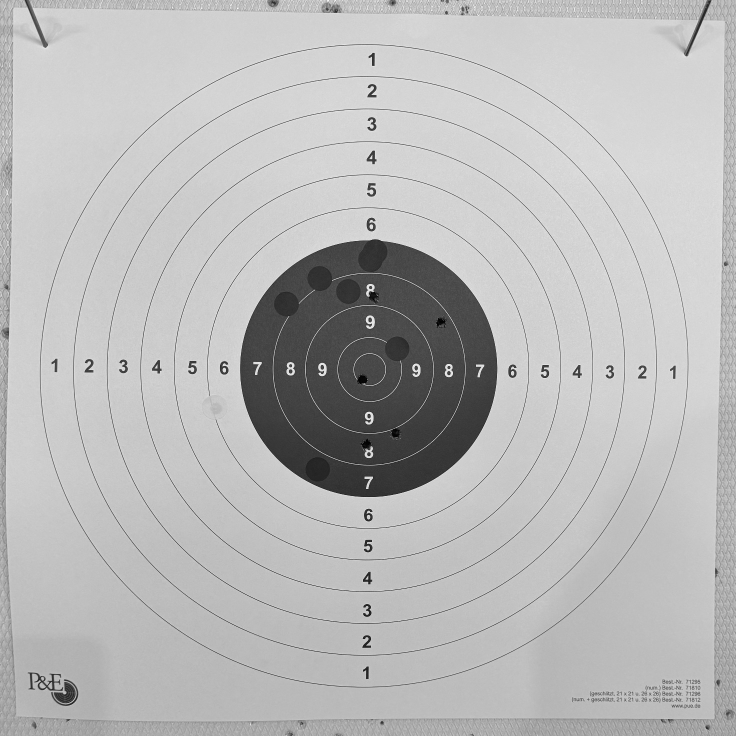
#> input picture apps/mobile/android/core/model/src/test/resources/hits/IMG_0684.jpg, 1472 x 1472 px (shown at 1/2 size)
$ python rectify.py --input ../../apps/mobile/android/core/model/src/test/resources/hits
#> lines starting #> are read from the running program, lines starting #| are printed output that depends on the picture; after the words box and inside, x2 and y2 are one past the last pixel; in counts of white or black regions, pixels touching at a corner belong together
"""Find the target in a photo, rectify it, and report how well that worked.

Run this over a folder of real photos BEFORE writing any on-device code. It
answers three questions that would otherwise only surface in the finished app:

1. Does the segmentation hold across your target types, lighting and cameras?
2. How oblique are real photos — does the orthographic approximation carry, or
   is the full homography needed from the start?
3. Which images fail, and why?

It is also the reference the Kotlin `TargetLocator` will be cross-checked
against, and it produces the rectified crops that the hit detector is annotated
and trained on. See ml/NOTES-real-targets.md for what real sheets look like.

The method, and why it is not a neural network:

    A circle photographed at an angle is an ellipse. The black aiming mark is
    the highest-contrast feature on any target and its physical diameter is
    known exactly per target type. Fitting an ellipse to its outer edge yields
    centre, scale (px→mm) and perspective in one step — deterministically, with
    no training data. ML is for telling holes from patches, later, on the
    rectified crop.

Two details that real photos forced (both in NOTES-real-targets.md):

    * The aiming mark is an ANNULUS: ring 10 is printed light inside it. The fit
      must use the OUTER contour — fitting the inner one is wrong by a factor of
      four in scale.
    * The backstop behind the target is itself full of dark bullet holes, and
      there are dark surfaces all around. A global threshold happily finds those
      instead, which is why the search is restricted to the largest bright
      quadrilateral (the sheet) when one can be found.

Usage:
    python scripts/rectify.py --input ~/scheiben --out data/rectified --report
"""

from __future__ import annotations

import argparse
import json
import math
from dataclasses import asdict, dataclass, replace
from pathlib import Path

import cv2
import numpy as np

#: Longest edge the analysis runs at. Full-resolution phone photos cost time and
#: buy nothing: the aiming mark is hundreds of pixels across either way.
WORK_SIZE = 1024

#: Side length of the rectified crop. Square, centred on the target, so every
#: image the detector ever sees is in the same frame.
#:
#: 1600 and not 640: at 640 a 9 mm hole is ten pixels across and a 4.5 mm
#: diabolo five — too little for the hit detector and for a human placing a shot
#: by hand (NOTES-real-targets.md §9). The crop is warped from the ORIGINAL
#: photo, not from the downscaled working copy, so those pixels carry real
#: detail instead of interpolation.
#:
#: 1472 over a 1.15 frame is 2.56 pixels per millimetre, and that RESOLUTION is
#: what actually matters — it was picked by scoring the hit detector at each size
#: against hits-truth.json. Coarser loses holes; FINER loses precision, because
#: paper grain and JPEG noise start resolving into blobs the size of a small
#: hole. Both directions were measured (score_hits.py). So when the frame below
#: changed from 1.25 to 1.15 this had to follow it, or the crop would silently
#: have become finer at 2.78.
CROP_SIZE = 1472

#: How much of the scoring radius the crop covers. Over 1.0 so that ring 1 and
#: the paper around it stay inside the frame.
#:
#: 1.15 puts the frame at 575 mm across, which sits ENTIRELY within a 600 mm
#: sheet: no backstop in the crop, whatever is behind the target. At 1.25 the
#: frame was 625 mm and a strip of whatever the sheet hangs on was in every
#: picture — 12 mm a side by construction, and more once the sheet is tilted.
#: Ring 1 ends at 500 mm, so nothing scoreable is lost.
#:
#: Must equal `TargetGeometry.FRAME_TO_SCORING` in the Android app, which draws
#: its rings in the same frame and lays this crop underneath them. They were
#: 1.15 here and 1.25 there once already, which quietly meant the reference
#: implementation and the app were measuring different pictures.
CROP_MARGIN = 1.15

#: Diameter of the scoring area — ring 1 — of the target being scanned. The
#: crop is scaled so this fits it, which is what makes a crop pixel a known
#: number of millimetres (see `px_per_mm`).
SCORING_MM = 500.0

#: Aiming mark diameter as a fraction of ring 1, for the target being scanned.
#: Scheibe Nr. 5: 200 mm black on a 500 mm scoring area.
#:
#: The fit measures the MARK, but the crop has to frame the whole SCORING AREA —
#: scaling straight off the mark cropped everything outside ring 6 away, taking
#: real hits with it. Different targets have different ratios (air rifle is
#: 30.5/45.5), which is why it is a parameter and not a constant.
DEFAULT_BLACK_RATIO = 200.0 / SCORING_MM

#: Below this the ellipse is too oblique for the orthographic approximation and
#: the shot positions start to drift. Mirrors the app's warning threshold.
OBLIQUE_WARN = 0.80

#: Plausible aiming mark diameter as a fraction of the sheet's width. Wide
#: enough for every standard target (Scheibe Nr. 5 sits near 0.36, air rifle
#: near 0.18) and narrow enough to reject the backstop behind the sheet.
MIN_MARK_OF_SHEET = 0.08
MAX_MARK_OF_SHEET = 0.65

#: How far the paper's brightness may fall before the sheet is taken to have
#: ended. Well below the paper, because a sheet is never evenly lit; well above
#: the grey of a backstop.
SHEET_EDGE_OF_PAPER = 0.72

#: How many directions the sheet's edge is probed in, and how far out — in
#: multiples of the aiming mark's radius. The sheet measures three mark radii to
#: its edge and 4.2 to its corners, so five leaves room for an oblique photo.
SHEET_RAYS = 180
SHEET_REACH = 5.0

#: A ray that got much further than the rest went through a gap in the edge. The
#: corners of a square legitimately reach 1.41 times the edge distance, so the
#: bar has to sit above that or it cuts the corners off — measured, that alone
#: shrank the sheet by eight per cent.
SHEET_RAY_TRIM = 1.7

IMAGE_SUFFIXES = {".jpg", ".jpeg", ".png", ".heic", ".webp", ".bmp"}


@dataclass
class TargetFit:
    """Where the target is in the (downscaled) image."""

    cx: float
    cy: float
    #: Semi-axes in pixels, major first.
    major: float
    minor: float
    #: Rotation of the MAJOR axis in degrees — not OpenCV's raw `fitEllipse`
    #: angle, which describes the width axis whether or not that is the longer.
    angle: float
    #: minor/major. 1.0 is dead-on; lower means more oblique.
    circularity: float
    #: How the mark was found, for the report.
    method: str

    @property
    def oblique(self) -> bool:
        return self.circularity < OBLIQUE_WARN


@dataclass
class Result:
    image: str
    ok: bool
    reason: str | None = None
    fit: dict | None = None  # type: ignore[type-arg]


def px_per_mm(size: int = CROP_SIZE, scoring_mm: float = SCORING_MM) -> float:
    """Pixels per millimetre in a rectified crop of the given side length."""
    return size / (CROP_MARGIN * scoring_mm)


def load_full(path: Path) -> np.ndarray:
    """Read an image at its original resolution, as grayscale."""
    data = np.fromfile(str(path), dtype=np.uint8)
    image = cv2.imdecode(data, cv2.IMREAD_COLOR)
#> image is the input picture: shape (1472, 1472, 3); min 0, max 255, mean 185.3
    if image is None:
        raise ValueError("unreadable")
    return cv2.cvtColor(image, cv2.COLOR_BGR2GRAY)


def downscale(gray: np.ndarray) -> tuple[np.ndarray, float]:
    """The working copy of an image, and the factor it was scaled by."""
    longest = max(gray.shape[:2])
#> longest = 1472
    scale = WORK_SIZE / longest if longest > WORK_SIZE else 1.0
#> scale = 0.696
    if scale == 1.0:
        return gray, 1.0
    return cv2.resize(gray, None, fx=scale, fy=scale, interpolation=cv2.INTER_AREA), scale


def load_gray(path: Path) -> tuple[np.ndarray, float]:
    """Read an image, downscale it, return grayscale and the scale factor."""
    return downscale(load_full(path))


def locate(path: Path) -> tuple[np.ndarray, TargetFit] | None:
    """Find the target, and hand back the ORIGINAL photo alongside the fit.

    Searching runs on the downscaled copy — the aiming mark is hundreds of
    pixels across either way — but the crop must be warped from the full
    resolution, or the extra pixels of a large crop are interpolation rather
    than detail. The returned fit is therefore expressed in the original's pixels.
    """
    full = load_full(path)
    gray, scale = downscale(full)
#> scale = 0.696
    fit = find_aiming_mark(gray, find_sheet(gray))
    if fit is None:
        # The sheet mask can be wrong (bright wall, overexposed backstop).
        # Worth one retry without it before calling the image a failure.
        fit = find_aiming_mark(gray, None)
    if fit is None:
        return None

    if scale != 1.0:
        fit = replace(
            fit,
            cx=fit.cx / scale,
            cy=fit.cy / scale,
            major=fit.major / scale,
            minor=fit.minor / scale,
        )
    return full, fit


def find_sheet(gray: np.ndarray) -> np.ndarray | None:
    """The bright paper as a mask, if a plausible one stands out.

    Not for measuring — sheet formats vary by manufacturer while the aiming mark
    is standardised, so the SCALE always comes from the mark. This only narrows
    where to look, which is what keeps a bullet-riddled backstop from winning.
    """
    blurred = cv2.GaussianBlur(gray, (7, 7), 0)
    level, bright = cv2.threshold(blurred, 0, 255, cv2.THRESH_BINARY + cv2.THRESH_OTSU)
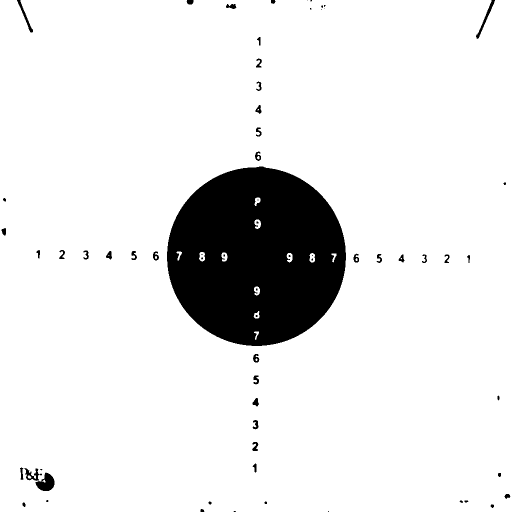
#> bright: shape (1024, 1024) (shown at 1/2 size); 90% white; 68 black regions (22 under 20 px), largest, box (x1, y1, x2, y2) and area: (334, 333, 692, 692) 98788, (71, 945, 109, 982) 856, (952, 0, 990, 78) 454
#> level = 134

    # A second split, over the bright side only. One Otsu pass separates
    # "target and backstop" from "dark surroundings" — and the backstop is a
    # grey foam board, so it lands on the bright side together with the paper.
    # It is darker than the paper though, which makes it the largest dark region
    # inside the mask, and the ellipse fit then locks onto the backstop instead
    # of the aiming mark. Splitting the bright side again isolates the paper.
    upper = blurred[blurred >= level]
    if upper.size > 0:
        paper_level, _ = cv2.threshold(upper, 0, 255, cv2.THRESH_BINARY + cv2.THRESH_OTSU)
#> paper_level = 195
        refined = np.zeros_like(gray)
        refined[blurred >= paper_level] = 255
        # Only trust it if a decent sheet remains; on a photo with no backstop
        # in frame the second split can eat the target itself.
        if cv2.countNonZero(refined) > 0.06 * gray.size:
            bright = refined

    bright = cv2.morphologyEx(
        bright, cv2.MORPH_CLOSE, cv2.getStructuringElement(cv2.MORPH_ELLIPSE, (25, 25))
    )

    contours, _ = cv2.findContours(bright, cv2.RETR_EXTERNAL, cv2.CHAIN_APPROX_SIMPLE)
    if not contours:
        return None

    frame_area = float(gray.shape[0] * gray.shape[1])
#> frame_area = 1048576
    largest = max(contours, key=cv2.contourArea)
    if cv2.contourArea(largest) < 0.10 * frame_area:
        return None

    mask = np.zeros_like(gray)
    # Filled convex hull: the sheet is punched full of holes and often creased,
    # and the holes must not become part of the boundary.
    cv2.drawContours(mask, [cv2.convexHull(largest)], -1, 255, thickness=cv2.FILLED)
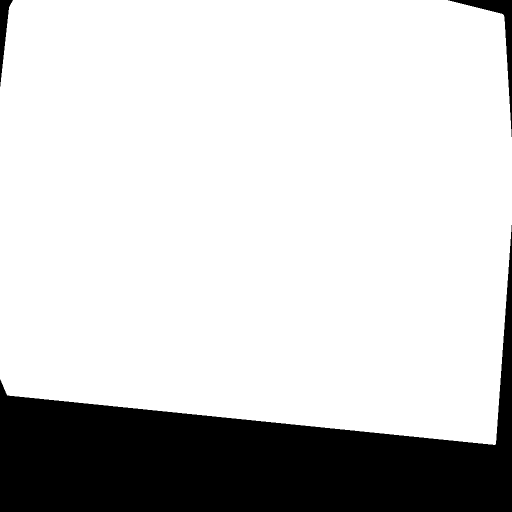
#> mask: shape (1024, 1024) (shown at 1/2 size); 80.9% white; 3 black regions, box (x1, y1, x2, y2) and area: (0, 450, 1024, 1024) 194388, (896, 0, 1024, 274) 4038, (0, 0, 26, 173) 1796
    return mask


def find_aiming_mark(gray: np.ndarray, sheet: np.ndarray | None) -> TargetFit | None:
    """Fit an ellipse to the outer edge of the black aiming mark."""
    region = gray if sheet is None else cv2.bitwise_and(gray, gray, mask=sheet)
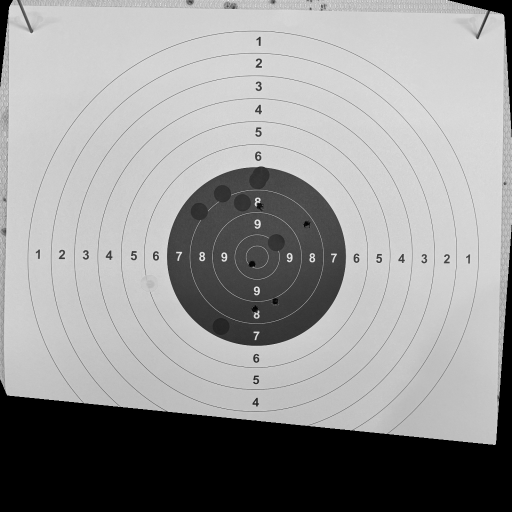
#> region: shape (1024, 1024) (shown at 1/2 size); min 0, max 252, mean 150.9
    method = "sheet+mark" if sheet is not None else "mark-only"
#> method = 'sheet+mark'

    # Threshold only over the sheet's own pixels; including the dark surroundings
    # drags Otsu's split into the wrong place.
    values = region[sheet > 0] if sheet is not None else gray.reshape(-1)
    if values.size == 0:
        return None
    level, _ = cv2.threshold(values, 0, 255, cv2.THRESH_BINARY + cv2.THRESH_OTSU)
#> level = 137

    dark = np.zeros_like(gray)
    dark[(gray < level) & (sheet > 0 if sheet is not None else True)] = 255
    dark = cv2.morphologyEx(
        dark, cv2.MORPH_CLOSE, cv2.getStructuringElement(cv2.MORPH_ELLIPSE, (9, 9))
    )

    # RETR_EXTERNAL is the point: ring 10 is printed light inside the mark, so
    # the region is a ring. Only its outer boundary has the known diameter.
    contours, _ = cv2.findContours(dark, cv2.RETR_EXTERNAL, cv2.CHAIN_APPROX_NONE)
    candidates = [c for c in contours if len(c) >= 5 and cv2.contourArea(c) > 500]
    if not candidates:
        return None

    # How wide the aiming mark may plausibly be, measured against the sheet.
    # Without this a blob larger than the entire sheet was accepted: on 29 of the
    # first 142 real photos the fit sat on the backstop, 1.56x the sheet's own
    # width, and nothing objected.
    if sheet is not None:
        ys, xs = np.where(sheet > 0)
        sheet_width = float(xs.max() - xs.min()) if xs.size else float(gray.shape[1])
#> sheet_width = 1023
    else:
        sheet_width = float(min(gray.shape))
    max_major = MAX_MARK_OF_SHEET * sheet_width / 2.0
#> max_major = 332.5
    min_major = MIN_MARK_OF_SHEET * sheet_width / 2.0
#> min_major = 40.92

    best: tuple[float, TargetFit] | None = None
    for contour in candidates:
        (cx, cy), (width, height), angle = cv2.fitEllipse(contour)

        # `angle` describes the WIDTH axis. When the height is the longer one the
        # major axis is ninety degrees away, and taking `angle` regardless (as an
        # earlier version did) stretches across the squash instead of along it —
        # rectification then made oblique photos worse, not better.
        if height >= width:
            major, minor, major_angle = height / 2.0, width / 2.0, angle + 90.0
        else:
            major, minor, major_angle = width / 2.0, height / 2.0, angle
        if major <= 0 or minor <= 0:
            continue

        circularity = minor / major
        area = cv2.contourArea(contour)
        ellipse_area = math.pi * major * minor
        if ellipse_area <= 0:
            continue

        # How well the blob actually is an ellipse. A shadow or a dark corner
        # can be fitted too; it just fits badly.
        fill = area / ellipse_area
        if fill < 0.75 or circularity < 0.35:
            continue
        if not (min_major <= major <= max_major):
            continue

        score = fill * area
        fit = TargetFit(cx, cy, major, minor, major_angle, circularity, method)
        if best is None or score > best[0]:
            best = (score, fit)

    return best[1] if best else None


# [110 lines left out: functions sheet_quad, rectify, not called in this run]


def process(
    path: Path,
    out_dir: Path | None,
    black_ratio: float = DEFAULT_BLACK_RATIO,
    size: int = CROP_SIZE,
) -> Result:
    try:
        located = locate(path)
    except Exception as error:  # noqa: BLE001 — the report wants the reason
        return Result(path.name, ok=False, reason=str(error))
    if located is None:
        return Result(path.name, ok=False, reason="no aiming mark found")
    full, fit = located

    if out_dir is not None:
        out_dir.mkdir(parents=True, exist_ok=True)
        cv2.imwrite(
            str(out_dir / f"{path.stem}.png"),
            rectify(full, fit, size=size, black_ratio=black_ratio),
        )

    # Coordinates are in the ORIGINAL image's pixels, not the downscaled
    # working copy — anything consuming this works on the original.
    return Result(path.name, ok=True, fit=asdict(fit))


def main() -> None:
    parser = argparse.ArgumentParser(description=__doc__)
    parser.add_argument("--input", required=True, type=Path, help="folder of photos")
    parser.add_argument("--out", type=Path, default=None, help="where to write crops")
    parser.add_argument("--report", action="store_true", help="print a summary")
    parser.add_argument("--json", type=Path, default=None, help="write results as JSON")
    parser.add_argument(
        "--black-ratio",
        type=float,
        default=DEFAULT_BLACK_RATIO,
        help="aiming mark diameter / ring 1 diameter (default: Scheibe Nr. 5)",
    )
    parser.add_argument(
        "--crop-size", type=int, default=CROP_SIZE, help="side length of the crops"
    )
    args = parser.parse_args()

    images = sorted(
        p for p in args.input.rglob("*") if p.suffix.lower() in IMAGE_SUFFIXES
    )
    if not images:
        print(f"No images under {args.input}")
        return

    results = [
        process(path, args.out, args.black_ratio, args.crop_size) for path in images
    ]
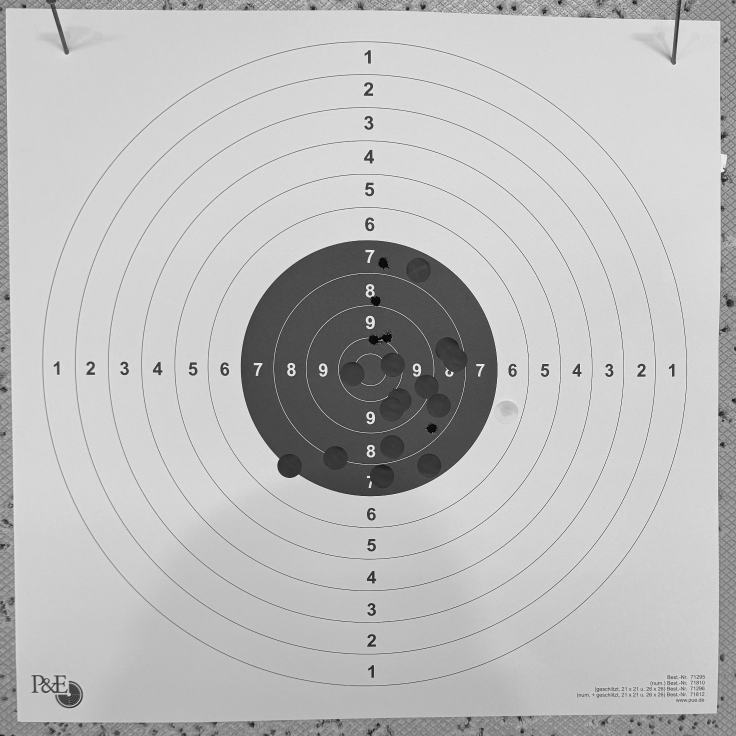
#> input picture apps/mobile/android/core/model/src/test/resources/hits/IMG_1500.jpg, 1472 x 1472 px (shown at 1/2 size)
#> in load_full, image is the input picture: shape (1472, 1472, 3); min 0, max 255, mean 188.5
#> in find_sheet (call 2), `level, bright = cv2.threshold(blurred, 0, 255, cv2.THRESH_BINARY + cv2..`:
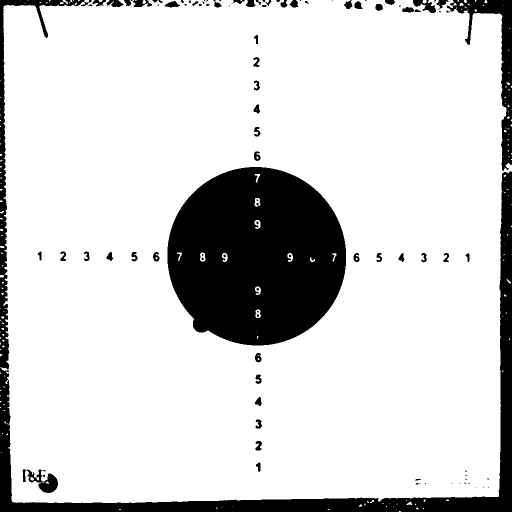
#> bright: shape (1024, 1024) (shown at 1/2 size); 83.6% white; 104 black regions (41 under 20 px), largest, box (x1, y1, x2, y2) and area: (335, 334, 692, 691) 99260, (0, 343, 1024, 1024) 44239, (0, 0, 183, 739) 9933
#> in find_sheet (call 2), `level, bright = cv2.threshold(blurred, 0, 255, cv2.THRESH_BINARY + cv2..`: level = 153
#> in find_sheet (call 2), `paper_level, _ = cv2.threshold(upper, 0, 255, cv2.THRESH_BINARY + cv2...`: paper_level = 200
#> in find_sheet (call 2), `cv2.drawContours(mask, [cv2.convexHull(largest)], -1, 255, thickness=c..`:
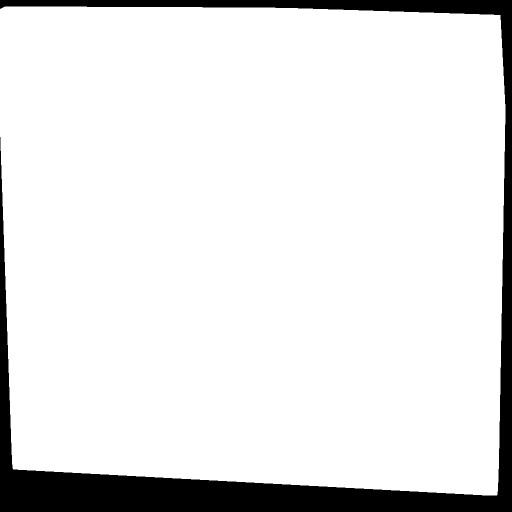
#> mask: shape (1024, 1024) (shown at 1/2 size); 89.9% white; 1 black region, box (x1, y1, x2, y2) and area: (0, 0, 1024, 1024) 105575
#> in find_aiming_mark (call 2), `region = gray if sheet is None else cv2.bitwise_and(gray, gray, mask=s..`:
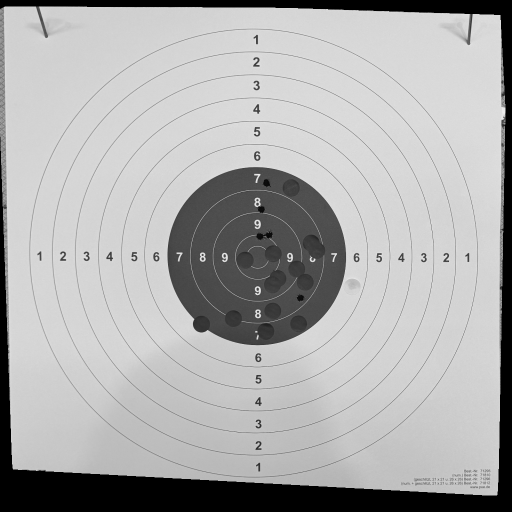
#> region: shape (1024, 1024) (shown at 1/2 size); min 0, max 241, mean 173
#> in find_aiming_mark (call 2), `level, _ = cv2.threshold(values, 0, 255, cv2.THRESH_BINARY + cv2.THRES..`: level = 143
#> in find_aiming_mark (call 2), `sheet_width = float(xs.max() - xs.min()) if xs.size else float(gray.sh..`: sheet_width = 1010
#> in find_aiming_mark (call 2), `max_major = MAX_MARK_OF_SHEET * sheet_width / 2.0`: max_major = 328.2
#> in find_aiming_mark (call 2), `min_major = MIN_MARK_OF_SHEET * sheet_width / 2.0`: min_major = 40.4
#> results = 2 items

    if args.json:
        args.json.parent.mkdir(parents=True, exist_ok=True)
        args.json.write_text(json.dumps([asdict(r) for r in results], indent=2))

    if not args.report:
        return

    ok = [r for r in results if r.ok]
    failed = [r for r in results if not r.ok]
    print(f"\n{len(ok)}/{len(results)} targets located ({len(ok) / len(results):.0%})")

    if ok:
        circ = sorted(r.fit["circularity"] for r in ok if r.fit)
        oblique = [c for c in circ if c < OBLIQUE_WARN]

        def pct(p: float) -> float:
            return circ[min(int(p * len(circ)), len(circ) - 1)]

        print("\nHow square-on the photos are (minor/major, 1.0 = dead-on):")
        print(f"  worst {circ[0]:.2f} | p10 {pct(0.10):.2f} | median {pct(0.50):.2f} "
              f"| best {circ[-1]:.2f}")
        print(f"  below {OBLIQUE_WARN:.2f}: {len(oblique)}/{len(circ)} "
              f"({len(oblique) / len(circ):.0%}) — these need the full homography")

        by_method: dict[str, int] = {}
        for r in ok:
            if r.fit:
                by_method[r.fit["method"]] = by_method.get(r.fit["method"], 0) + 1
        print("\nFound via: " + ", ".join(f"{k} {v}" for k, v in sorted(by_method.items())))

    if failed:
        print(f"\n{len(failed)} failed:")
        for r in failed[:20]:
            print(f"  {r.image}: {r.reason}")
        if len(failed) > 20:
            print(f"  … and {len(failed) - 20} more")


if __name__ == "__main__":
    main()
